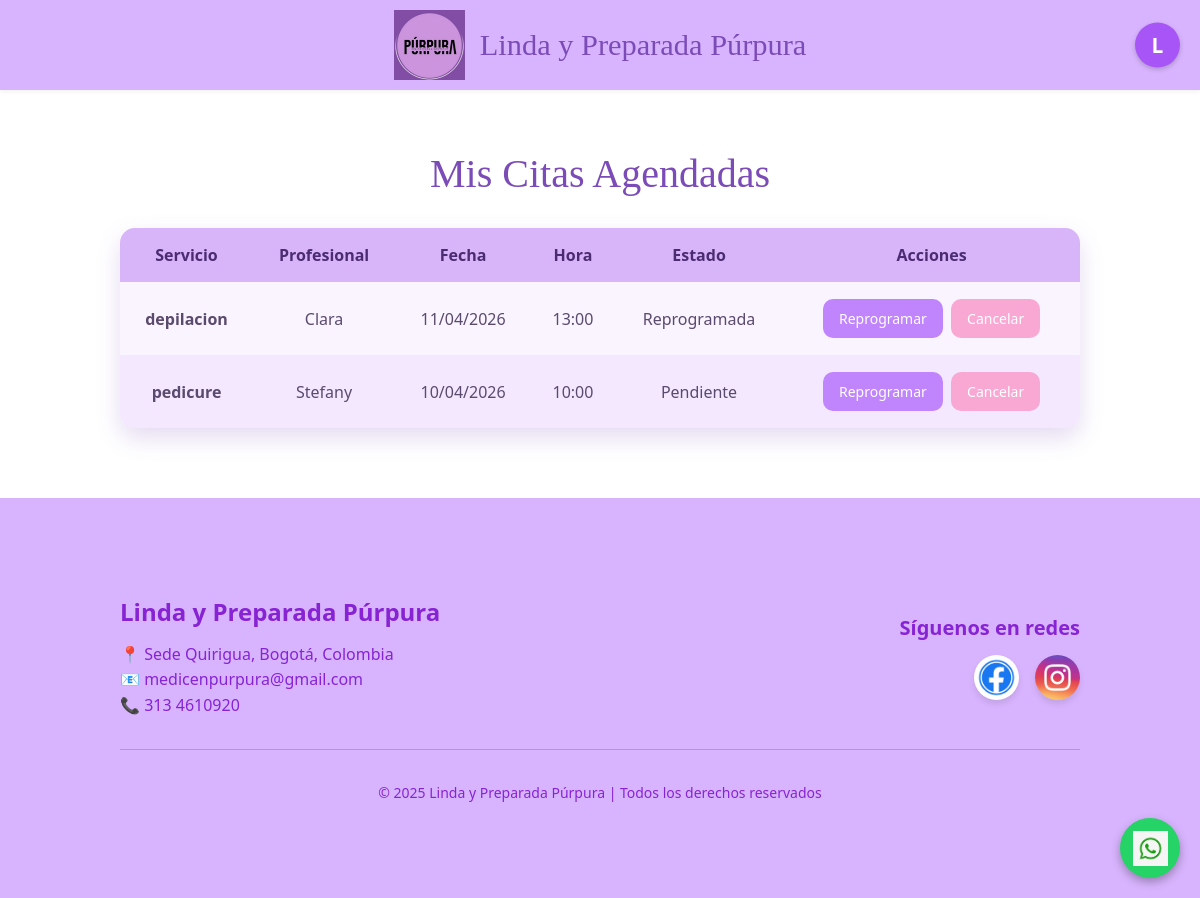
/mis_citas (signed in), run on the app's committed database.
### AppPurpura/models.py (models this page shows, shortened)
class Cita(models.Model):
    ESTADO_CHOICES = [
        ('PENDIENTE', 'Pendiente'),
        ('CONFIRMADA', 'Confirmada'),
        ('REPROGRAMADA', 'Reprogramada'),
        ('CANCELADA', 'Cancelada'),
        ('ATENDIDA', 'Atendida'),
    ]
    SERVICIO_CHOICES = [
        ('manicure', 'Manicure'),
        ('pedicure', 'Pedicure'),
        ('pigmentacion de cejas', 'Pigmentación de cejas'),
        ('depilacion', 'Depilación'),
    ]
    PROFESIONAL_CHOICES = [
        ('Camila', 'Camila'),
        ('Lorena', 'Lorena'),
        ('Stefany', 'Stefany'),
        ('Clara', 'Clara'),
        ('Heidy', 'Heidy'),
    ]
    usuario = models.ForeignKey(User, on_delete=models.CASCADE, related_name='citas')
    servicio = models.CharField(max_length=100, choices=SERVICIO_CHOICES)
    profesional = models.CharField(max_length=50, choices=PROFESIONAL_CHOICES, default='Camila')
    fecha = models.DateField()
    hora = models.TimeField()
    estado = models.CharField(max_length=20, choices=ESTADO_CHOICES, default='PENDIENTE')
    descripcion_no_atendida = models.TextField(blank=True, null=True, help_text="Descripción opcional si la cita no se realizó")
    class Meta:
        unique_together = ('profesional', 'fecha', 'hora')

### AppPurpura/views.py (the view)
@login_required
def mis_citas(request):
    citas = Cita.objects.filter(usuario=request.user).order_by('-fecha', '-hora')
    return render(request, 'usuarios/mis_citas.html', {'citas': citas})

### AppPurpura/templates/usuarios/mis_citas.html (shortened to what this page needs)
{% extends 'base.html' %}
{% block contenido %}
<div class="container">
    <h1>Mis Citas Agendadas</h1>
    <table class="citas-table">
        <thead>
            <tr>
                <th>Servicio</th>
                <th>Profesional</th>
                <th>Fecha</th>
                <th>Hora</th>
                <th>Estado</th>
                <th>Acciones</th>
            </tr>
        </thead>
        <tbody>
            {% for cita in citas %}
            <tr>
                <td><strong>{{ cita.servicio }}</strong></td>
                <td>{{ cita.profesional }}</td>
                <td>{{ cita.fecha|date:"d/m/Y" }}</td>
                <td>{{ cita.hora|time:"H:i" }}</td>
                <td>{{ cita.get_estado_display }}</td>
                <td>
                    <a href="{% url 'reprogramar_cita' cita.id %}" class="btn btn-reprogramar">
                        Reprogramar
                    </a>
                    <a href="{% url 'cancelar_cita' cita.id %}" class="btn btn-cancelar" onclick="return confirm('¿Estás seguro de que deseas cancelar esta cita?')">
                        Cancelar
                    </a>
                </td>
            </tr>
            {% empty %}
            <tr>
                <td colspan="6" style="text-align: center; padding: 40px;">No tienes citas agendadas aún.</td>
            </tr>
            {% endfor %}
        </tbody>
    </table>
</div>
{% endblock %}

### AppPurpura/templates/base.html (shortened to what this page needs)
{% load static %}
<!DOCTYPE html>
<html lang="es">
<head>
<link rel="stylesheet" href={% static "pagina/css/Styles.css" %}>
<link href="https://cdn.jsdelivr.net/npm/bootstrap@5.3.8/dist/css/bootstrap.min.css" rel="stylesheet">
<link href="https://cdn.jsdelivr.net/npm/bootstrap@5.3.0/dist/css/bootstrap.min.css" rel="stylesheet">
</head>
<body>
<header style="position: relative; padding: 10px 0;">
    <div style="display: flex; align-items: center; justify-content: center; gap: 15px;">
        <img src="{% static 'pagina/css/Purpura.png' %}" alt="Logo" style="height: 70px; width: auto;">
        <h1 style="margin: 0; font-size: 1.9rem;">Linda y Preparada Púrpura</h1>
    </div>
    <div style="position: absolute; right: 20px; top: 50%; transform: translateY(-50%); z-index: 100;">
        <li style="position: relative; display: flex; justify-content: center; align-items: center;">
            {% if user.is_authenticated %}
                <div onclick="toggleMenu()" style="width: 45px; height: 45px; background-color: var(--accent-vibrant); border-radius: 50%; color: white; display: flex; align-items: center; justify-content: center; cursor: pointer; font-weight: bold; font-size: 1.3rem; box-shadow: 0 2px 5px rgba(0,0,0,0.2); user-select: none;">
                    {{ user.username|first|upper }}
                </div>
            {% endif %}
        </li>
    </div>
</header>
{% block contenido %}
{% endblock %}
<footer style="background-color: var(--primary-pastel); color: var(--text-dark); padding-top: 40px; margin-top: 50px;">
    <div class="container">
        <div class="row align-items-center">
            <div class="col-md-6 text-center text-md-start mb-4 mb-md-0">
                <h4 style="font-weight: bold; margin-bottom: 15px;">Linda y Preparada Púrpura</h4>
                <p style="margin: 0; line-height: 1.6;">
                    📍 Sede Quirigua, Bogotá, Colombia <br>
                    📧 medicenpurpura@gmail.com <br>
                    📞 313 4610920
                </p>
            </div>
            <div class="col-md-6 text-center text-md-end">
                <h5 style="font-weight: bold; margin-bottom: 15px;">Síguenos en redes</h5>
                <div class="d-flex justify-content-center justify-content-md-end gap-3">
                    <a href="https://www.facebook.com/" target="_blank" style="transition: transform 0.3s;">
                        <img src="{% static 'pagina/css/img/Face.jpg' %}" alt="Facebook" style="width: 45px; height: 45px; border-radius: 50%; box-shadow: 0 4px 6px rgba(0,0,0,0.1);">
                    </a>
                    <a href="https://www.instagram.com/" target="_blank" style="transition: transform 0.3s;">
                        <img src="{% static 'pagina/css/img/Insta.jpg' %}" alt="Instagram" style="width: 45px; height: 45px; border-radius: 50%; box-shadow: 0 4px 6px rgba(0,0,0,0.1);">
                    </a>
                </div>
            </div>
        </div>
        <hr style="border-color: var(--text-dark); opacity: 0.3; margin: 30px 0;">
        <div class="text-center pb-4">
            <small>© 2025 Linda y Preparada Púrpura | Todos los derechos reservados</small>
        </div>
    </div>
</footer>
<a href="https://wa.me/573001112233" class="whatsapp" target="_blank">
    <img src={% static "pagina/css/img/Whatsapp.jpg" %} alt="Whatsapp">
</a>
</body>
</html>

### AppPurpura/static/pagina/css/Styles.css (style rules this page uses)
:root { --bg-color: #E6E6FA; --primary-pastel: #d8b4fe; --accent-vibrant: #a855f7; --text-dark: #8723d3; --white: #ffffff; --card-shadow: rgba(0, 0, 0, 0.08); --gradient-start: #c084fc; --gradient-end: #9333ea; }
body { font-family: Arial; background: var(--bg-color); margin: 0; padding:0px; }
header { background: var(--primary-pastel); color: var(--text-dark); padding:5px 0px; padding: 10px; text-align:center; box-shadow: 0 2px 4px rgba(0,0,0,0.05); }
footer { background: var(--primary-pastel); color: var(--text-dark); text-align:center; padding:10px; }
img { width:40px; }
.whatsapp { position: fixed; bottom: 20px; right: 20px; background: #25D366; width: 60px; height: 60px; border-radius: 50%; display: flex; justify-content: center; align-items: center; box-shadow: 0 4px 10px rgba(0,0,0,0.3); z-index: 1000; transition: transform 0.3s ease; }
.whatsapp img { width: 35px; height: 35px; }

### AppPurpura/templates/usuarios/mis_citas.html (style rules this page uses)
.container { max-width: 1000px; margin: 40px auto; padding: 20px; font-family: 'Segoe UI', sans-serif; }
h1 { font-family: 'Playfair Display', serif; text-align: center; color: #7b4bb7; margin-bottom: 30px; }
.citas-table { width: 100%; border-collapse: collapse; background: #f9f4ff; border-radius: 15px; overflow: hidden; box-shadow: 0 10px 25px rgba(123, 75, 183, 0.2); }
.citas-table thead { background: #d8b4f8; }
.citas-table th { padding: 15px; text-align: center; color: #4b2c73; font-weight: bold; }
.citas-table td { padding: 15px; text-align: center; color: #5a4a6d; }
.citas-table tbody tr:nth-child(even) { background: #f3e8ff; }
.btn { padding: 8px 15px; border-radius: 10px; text-decoration: none; font-size: 14px; margin: 2px; display: inline-block; transition: 0.3s; }
.btn-reprogramar { background: #c084fc; color: white; }
.btn-cancelar { background: #f9a8d4; color: white; }

### data on the page
Cita: servicio "depilacion", profesional "Clara", fecha "11/04/2026", hora "13:00", estado "Reprogramada"
Cita: servicio "pedicure", profesional "Stefany", fecha "10/04/2026", hora "10:00", estado "Pendiente"

### other printed values
{{ user.username|first|upper }} "L"
